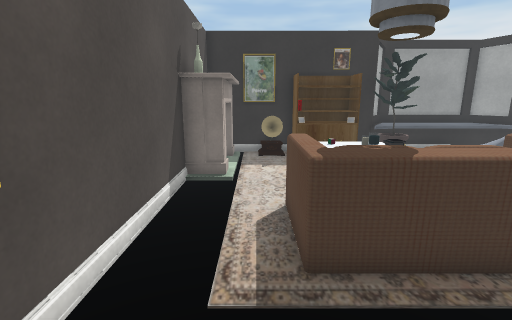
View 1 (above)

13 first-person views from a walk through a scene from a Unity 3-D project. The camera is 1.4 m above the floor, tilts 12° down and sees 85° across. The floor is counted in squares, 0.5 m on a side. Each view is taken from the middle of a square. On the plan, view 1 faces up. The plan holds only what a view shows up to about 19 squares ahead; the rest is blank. The place goes on beyond the plan. Some surface patterns are stand-ins.

View 2
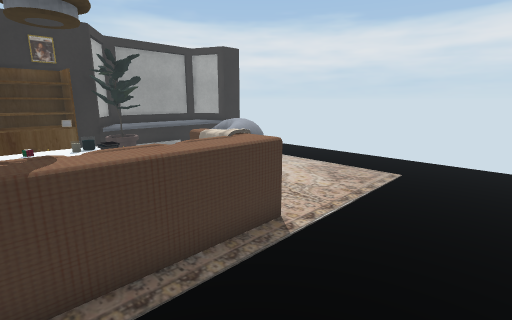

View 3
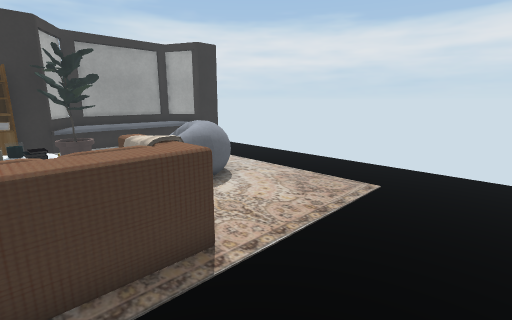

View 4
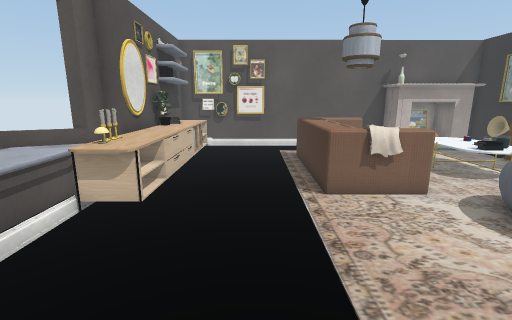

View 5
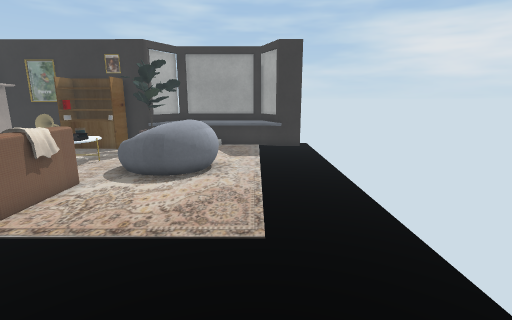

View 6
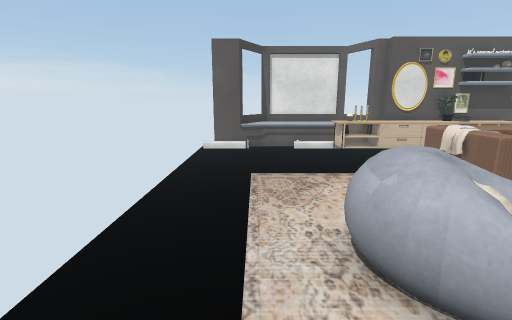

View 7
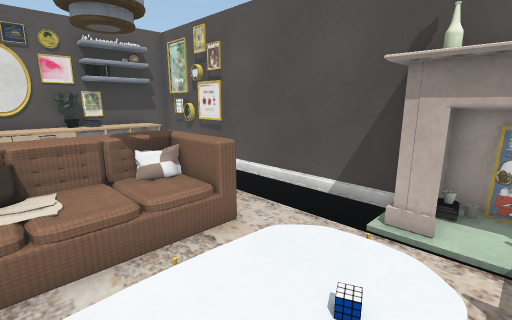

View 8
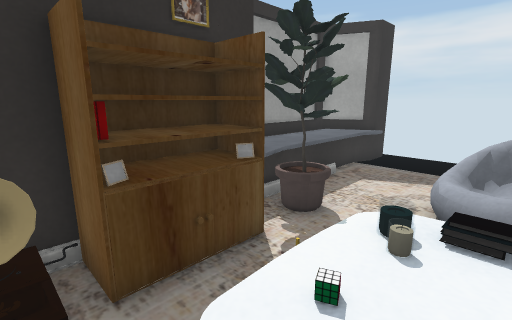

View 9
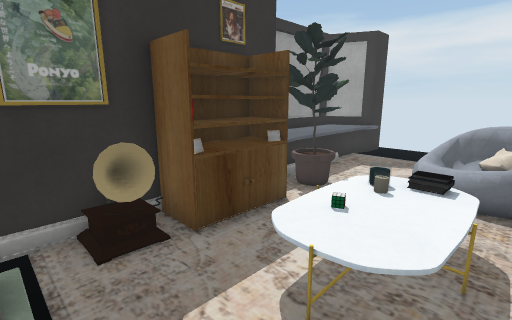

View 10
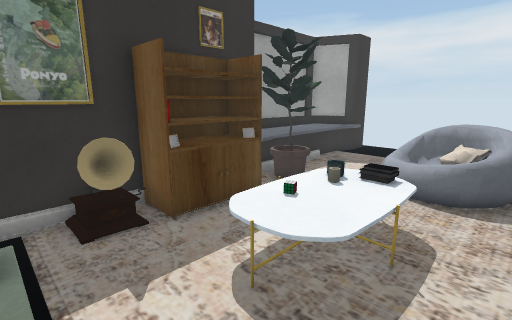

View 11
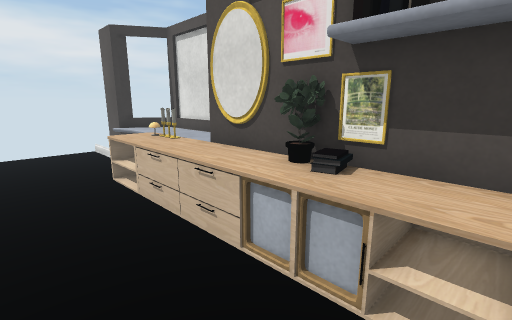

View 12
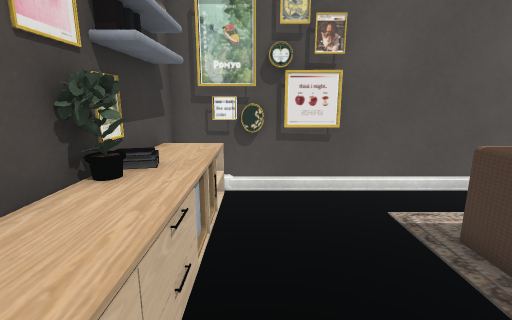

View 13
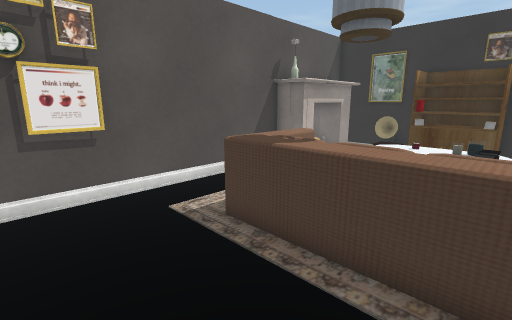

### Floor plan
Key: @ floor where view 1 was taken; # wall or solid block; . floor; = window, fence, low wall or low ledge; ^ raised ledge; O other object.
Columns run from 3 left of view 1 to 16 right of it. Each row starts with its distance up from view 1.
 16   ####  #  #########
 15   ##O#OO####======#.
 14   #OO#OO####........
 13   #.................
 12   #....#..  ........
 11   #..OOO=. ####.....
 10 ###..#OO#..###=.....
  9 #......#...###=.....
  8 #..........#==#.....
  7 #...#OOOO##.........
  6 #...=###  =.........
  5 #...=#### =.........
  4 #...#=====#.........
  3 #...................
  2 ##..................
  1 ##..................
  0  #.@................
 -1  ###======###.......
 -2  ##^^########.......
 -3   #####     #====###
 -4             ######

Positions as (right, up) in squares from view 1, and headings:
1: (0, 0), facing up
2: (2, 0), facing up-right
3: (4, 0), facing up-right
4: (15, 2), facing left
5: (13, -2), facing up
6: (13, 14), facing down
7: (5, 12), facing down-left
8: (1, 10), facing up-right
9: (-1, 9), facing up-right
10: (-1, 8), facing up-right
11: (-1, 2), facing down-right
12: (6, 0), facing left
13: (6, 0), facing up-left
